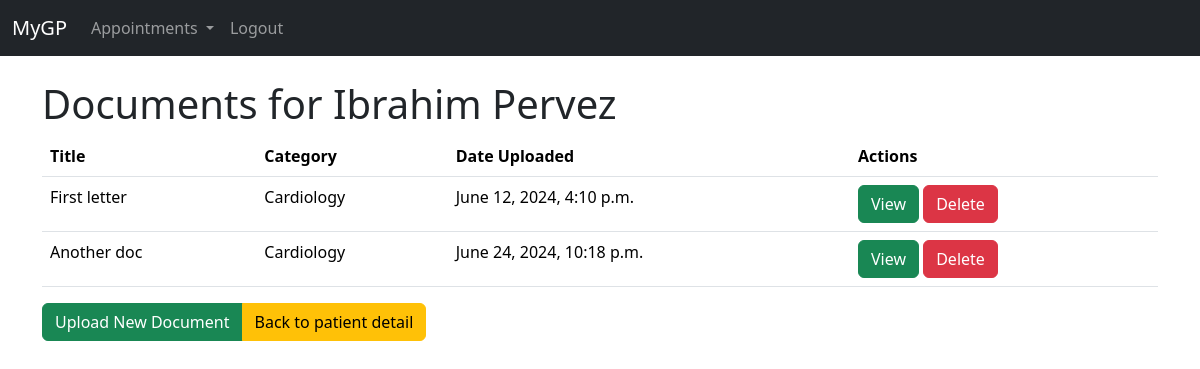
The app's page /documents/patient/3/documents/ (signed in) with its own data.
### consultations/models.py (models this page shows)
class Patient(models.Model):
    first_name = models.CharField(max_length=50)
    last_name = models.CharField(max_length=50)
    date_of_birth = models.DateField()
    address = models.CharField(max_length=100, null=True, blank=True )
    phone = models.CharField(max_length=20, null=True, blank=True )
    next_of_kin = models.CharField(max_length=100, null=True, blank=True )
    next_of_kin_phone = models.CharField(max_length=20, null=True, blank=True )
    def __str__(self):
        return f"{self.first_name} {self.last_name}"

### documents/models.py (models this page shows, shortened)
class Document(models.Model):
    patient = models.ForeignKey(Patient, on_delete=models.CASCADE)
    title = models.CharField(max_length=100)
    file = models.FileField(upload_to='documents/')
    category = models.ForeignKey(DocumentCategory, on_delete=models.CASCADE, null=True, blank=True)
    date_uploaded = models.DateTimeField(auto_now_add=True)
    uploaded_by = models.ForeignKey(CustomUser, on_delete=models.CASCADE)

class DocumentCategory(models.Model):
    name = models.CharField(max_length=100)

### documents/views.py (the view)
# urls.py: path('patient/<int:patient_id>/documents/', views.patient_documents, name='patient_documents'),
@login_required
def patient_documents(request, patient_id):
    patient = get_object_or_404(Patient, id=patient_id)
    documents = Document.objects.filter(patient=patient)
    return render(request, 'documents/patient_documents.html', {
        'patient': patient,
        'documents': documents,
    })

### documents/templates/documents/patient_documents.html (shortened to what this page needs)
{% extends 'accounts/base.html' %}
{% block content %}
<h1>Documents for {{ patient }}</h1>
{% if documents %}
<table class="table">
    <thead>
        <tr>
            <th>Title</th>
            <th>Category</th>
            <th>Date Uploaded</th>
            <th>Actions</th>
        </tr>
    </thead>
    <tbody>
        {% for document in documents %}
            <tr>
                <td>{{ document.title }}</td>
                <td>
                    {% if document.category %}
                        {{ document.category.name }}
                    {% else %}
                        No Category
                    {% endif %}
                </td>
                <td>{{ document.date_uploaded }}</td>
                <td>
                    <a type="button" class="btn btn-success" href="{{ document.file.url }}" target="_blank">View</a>
                    <form action="{% url 'documents:delete_document' document.id %}" method="post" style="display:inline;">
                        <button class="btn btn-danger" type="submit">Delete</button>
                    </form>
                </td>
            </tr>
        {% endfor %}
    </tbody>
</table>
{% else %}
<p><mark>{{patient}} does not have any document in their record yet. You can uplaod a document by clicking below.</mark></p>
{% endif%}
<div class="btn-group">
<a class="btn btn-success" type="button" href="{% url 'documents:upload_document' patient.id %}">Upload New Document</a>
<a class="btn btn-warning" type="button" href="{% url 'consultations:patient_detail' patient.id %}">Back to patient detail </a>
</div>
{% endblock %}

### records on screen
Patient: first_name+last_name "Ibrahim Pervez"
Document: title "First letter", category.name "Cardiology", date_uploaded "June 12, 2024, 4:10 p.m."
Document: title "Another doc", category.name "Cardiology", date_uploaded "June 24, 2024, 10:18 p.m."
